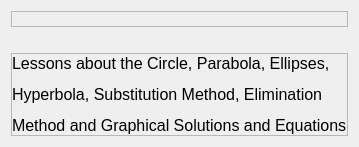
                                            <widget class="QWidget" name="page_13">
                                             <layout class="QVBoxLayout" name="verticalLayout_74">
                                              <item>
                                               <widget class="QFrame" name="frame_21">
                                                <property name="frameShape">
                                                 <enum>QFrame::StyledPanel</enum>
                                                </property>
                                                <property name="frameShadow">
                                                 <enum>QFrame::Raised</enum>
                                                </property>
                                                <layout class="QVBoxLayout" name="verticalLayout_75">
                                                 <property name="spacing">
                                                  <number>0</number>
                                                 </property>
                                                 <property name="leftMargin">
                                                  <number>0</number>
                                                 </property>
                                                 <property name="topMargin">
                                                  <number>0</number>
                                                 </property>
                                                 <property name="rightMargin">
                                                  <number>0</number>
                                                 </property>
                                                 <property name="bottomMargin">
                                                  <number>0</number>
                                                 </property>
                                                 <item>
                                                  <widget class="QLabel" name="label_4">
                                                   <property name="styleSheet">
                                                    <string notr="true">border-image: url(:/lessonIcons/lessonPhotos/conics.png);</string>
                                                   </property>
                                                   <property name="text">
                                                    <string/>
                                                   </property>
                                                  </widget>
                                                 </item>
                                                </layout>
                                               </widget>
                                              </item>
                                              <item>
                                               <widget class="QWidget" name="widget_27" native="true">
                                                <layout class="QHBoxLayout" name="horizontalLayout_4">
                                                 <property name="spacing">
                                                  <number>5</number>
                                                 </property>
                                                 <property name="leftMargin">
                                                  <number>0</number>
                                                 </property>
                                                 <property name="topMargin">
                                                  <number>0</number>
                                                 </property>
                                                 <property name="rightMargin">
                                                  <number>0</number>
                                                 </property>
                                                 <property name="bottomMargin">
                                                  <number>0</number>
                                                 </property>
                                                 <item>
                                                  <widget class="QLabel" name="label_23">
                                                   <property name="styleSheet">
                                                    <string notr="true">border-image: url(:/lessonIcons/lessonPhotos/substitution.png);</string>
                                                   </property>
                                                   <property name="text">
                                                    <string/>
                                                   </property>
                                                  </widget>
                                                 </item>
                                                 <item>
                                                  <widget class="QLabel" name="label_3">
                                                   <property name="styleSheet">
                                                    <string notr="true">border-image: url(:/lessonIcons/lessonPhotos/elimination.png);</string>
                                                   </property>
                                                   <property name="text">
                                                    <string/>
                                                   </property>
                                                  </widget>
                                                 </item>
                                                </layout>
                                               </widget>
                                              </item>
                                              <item>
                                               <widget class="QFrame" name="frame_23">
                                                <property name="frameShape">
                                                 <enum>QFrame::StyledPanel</enum>
                                                </property>
                                                <property name="frameShadow">
                                                 <enum>QFrame::Raised</enum>
                                                </property>
                                                <layout class="QVBoxLayout" name="verticalLayout_76">
                                                 <property name="spacing">
                                                  <number>0</number>
                                                 </property>
                                                 <property name="leftMargin">
                                                  <number>0</number>
                                                 </property>
                                                 <property name="topMargin">
                                                  <number>0</number>
                                                 </property>
                                                 <property name="rightMargin">
                                                  <number>0</number>
                                                 </property>
                                                 <property name="bottomMargin">
                                                  <number>0</number>
                                                 </property>
                                                 <item alignment="Qt::AlignTop">
                                                  <widget class="QLabel" name="label_16">
                                                   <property name="text">
                                                    <string>&lt;html&gt;&lt;head/&gt;&lt;body&gt;&lt;p align=&quot;justify&quot;&gt;&lt;span style=&quot; font-size:12pt;&quot;&gt;Lessons about the Circle, Parabola, Ellipses,&lt;/span&gt;&lt;/p&gt;&lt;p align=&quot;justify&quot;&gt;&lt;span style=&quot; font-size:12pt;&quot;&gt;Hyperbola, Substitution Method, Elimination &lt;/span&gt;&lt;/p&gt;&lt;p align=&quot;justify&quot;&gt;&lt;span style=&quot; font-size:12pt;&quot;&gt;Method and Graphical Solutions and Equations&lt;/span&gt;&lt;/p&gt;&lt;/body&gt;&lt;/html&gt;</string>
                                                   </property>
                                                   <property name="textFormat">
                                                    <enum>Qt::RichText</enum>
                                                   </property>
                                                  </widget>
                                                 </item>
                                                </layout>
                                               </widget>
                                              </item>
                                             </layout>
                                            </widget>
